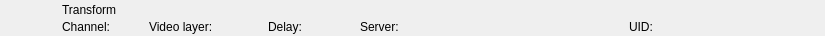
<?xml version="1.0" encoding="UTF-8"?>
<ui version="4.0">
 <class>RundownFillWidget</class>
 <widget class="QWidget" name="RundownFillWidget">
  <property name="geometry">
   <rect>
    <x>0</x>
    <y>0</y>
    <width>825</width>
    <height>36</height>
   </rect>
  </property>
  <layout class="QHBoxLayout" name="horizontalLayout">
   <property name="spacing">
    <number>0</number>
   </property>
   <property name="margin">
    <number>0</number>
   </property>
   <item>
    <widget class="QFrame" name="frameItem">
     <property name="sizePolicy">
      <sizepolicy hsizetype="Preferred" vsizetype="Fixed">
       <horstretch>0</horstretch>
       <verstretch>0</verstretch>
      </sizepolicy>
     </property>
     <property name="minimumSize">
      <size>
       <width>0</width>
       <height>36</height>
      </size>
     </property>
     <widget class="QLabel" name="labelIcon">
      <property name="geometry">
       <rect>
        <x>22</x>
        <y>2</y>
        <width>32</width>
        <height>32</height>
       </rect>
      </property>
      <property name="text">
       <string/>
      </property>
      <property name="pixmap">
       <pixmap resource="../Widgets.qrc">:/Graphics/Images/Fill.png</pixmap>
      </property>
      <property name="scaledContents">
       <bool>true</bool>
      </property>
     </widget>
     <widget class="QLabel" name="labelChannel">
      <property name="geometry">
       <rect>
        <x>62</x>
        <y>19</y>
        <width>78</width>
        <height>16</height>
       </rect>
      </property>
      <property name="text">
       <string>Channel:</string>
      </property>
     </widget>
     <widget class="QLabel" name="labelLabel">
      <property name="geometry">
       <rect>
        <x>62</x>
        <y>2</y>
        <width>561</width>
        <height>16</height>
       </rect>
      </property>
      <property name="text">
       <string>Transform</string>
      </property>
     </widget>
     <widget class="QLabel" name="labelVideolayer">
      <property name="geometry">
       <rect>
        <x>149</x>
        <y>19</y>
        <width>110</width>
        <height>16</height>
       </rect>
      </property>
      <property name="text">
       <string>Video layer:</string>
      </property>
     </widget>
     <widget class="QLabel" name="labelColor">
      <property name="geometry">
       <rect>
        <x>0</x>
        <y>0</y>
        <width>18</width>
        <height>36</height>
       </rect>
      </property>
      <property name="text">
       <string/>
      </property>
     </widget>
     <widget class="QLabel" name="labelGroupColor">
      <property name="geometry">
       <rect>
        <x>0</x>
        <y>0</y>
        <width>6</width>
        <height>36</height>
       </rect>
      </property>
      <property name="text">
       <string/>
      </property>
     </widget>
     <widget class="QLabel" name="labelDevice">
      <property name="geometry">
       <rect>
        <x>360</x>
        <y>19</y>
        <width>260</width>
        <height>16</height>
       </rect>
      </property>
      <property name="text">
       <string>Server:</string>
      </property>
     </widget>
     <widget class="QLabel" name="labelDelay">
      <property name="geometry">
       <rect>
        <x>268</x>
        <y>19</y>
        <width>83</width>
        <height>16</height>
       </rect>
      </property>
      <property name="text">
       <string>Delay:</string>
      </property>
     </widget>
     <widget class="QLabel" name="labelRemoteTriggerId">
      <property name="geometry">
       <rect>
        <x>629</x>
        <y>19</y>
        <width>111</width>
        <height>16</height>
       </rect>
      </property>
      <property name="text">
       <string>UID:</string>
      </property>
     </widget>
    </widget>
   </item>
   <item>
    <widget class="QFrame" name="frameStatus">
     <property name="minimumSize">
      <size>
       <width>77</width>
       <height>0</height>
      </size>
     </property>
     <property name="maximumSize">
      <size>
       <width>77</width>
       <height>16777215</height>
      </size>
     </property>
     <widget class="QLabel" name="labelGpiConnected">
      <property name="geometry">
       <rect>
        <x>1</x>
        <y>2</y>
        <width>32</width>
        <height>32</height>
       </rect>
      </property>
      <property name="minimumSize">
       <size>
        <width>32</width>
        <height>32</height>
       </size>
      </property>
      <property name="maximumSize">
       <size>
        <width>32</width>
        <height>32</height>
       </size>
      </property>
      <property name="lineWidth">
       <number>0</number>
      </property>
      <property name="text">
       <string/>
      </property>
      <property name="pixmap">
       <pixmap resource="../Widgets.qrc">:/Graphics/Images/GpiConnected.png</pixmap>
      </property>
      <property name="scaledContents">
       <bool>true</bool>
      </property>
     </widget>
     <widget class="QLabel" name="labelDisconnected">
      <property name="geometry">
       <rect>
        <x>32</x>
        <y>2</y>
        <width>32</width>
        <height>32</height>
       </rect>
      </property>
      <property name="minimumSize">
       <size>
        <width>32</width>
        <height>32</height>
       </size>
      </property>
      <property name="maximumSize">
       <size>
        <width>32</width>
        <height>32</height>
       </size>
      </property>
      <property name="text">
       <string/>
      </property>
      <property name="pixmap">
       <pixmap resource="../Widgets.qrc">:/Graphics/Images/Disconnected.png</pixmap>
      </property>
      <property name="scaledContents">
       <bool>true</bool>
      </property>
     </widget>
     <widget class="QLabel" name="labelActiveColor">
      <property name="geometry">
       <rect>
        <x>69</x>
        <y>0</y>
        <width>8</width>
        <height>36</height>
       </rect>
      </property>
      <property name="minimumSize">
       <size>
        <width>8</width>
        <height>36</height>
       </size>
      </property>
      <property name="maximumSize">
       <size>
        <width>8</width>
        <height>36</height>
       </size>
      </property>
      <property name="text">
       <string/>
      </property>
     </widget>
    </widget>
   </item>
  </layout>
 </widget>
 <resources>
  <include location="../Widgets.qrc"/>
 </resources>
 <connections/>
 <slots>
  <slot>addToCombo()</slot>
 </slots>
</ui>
